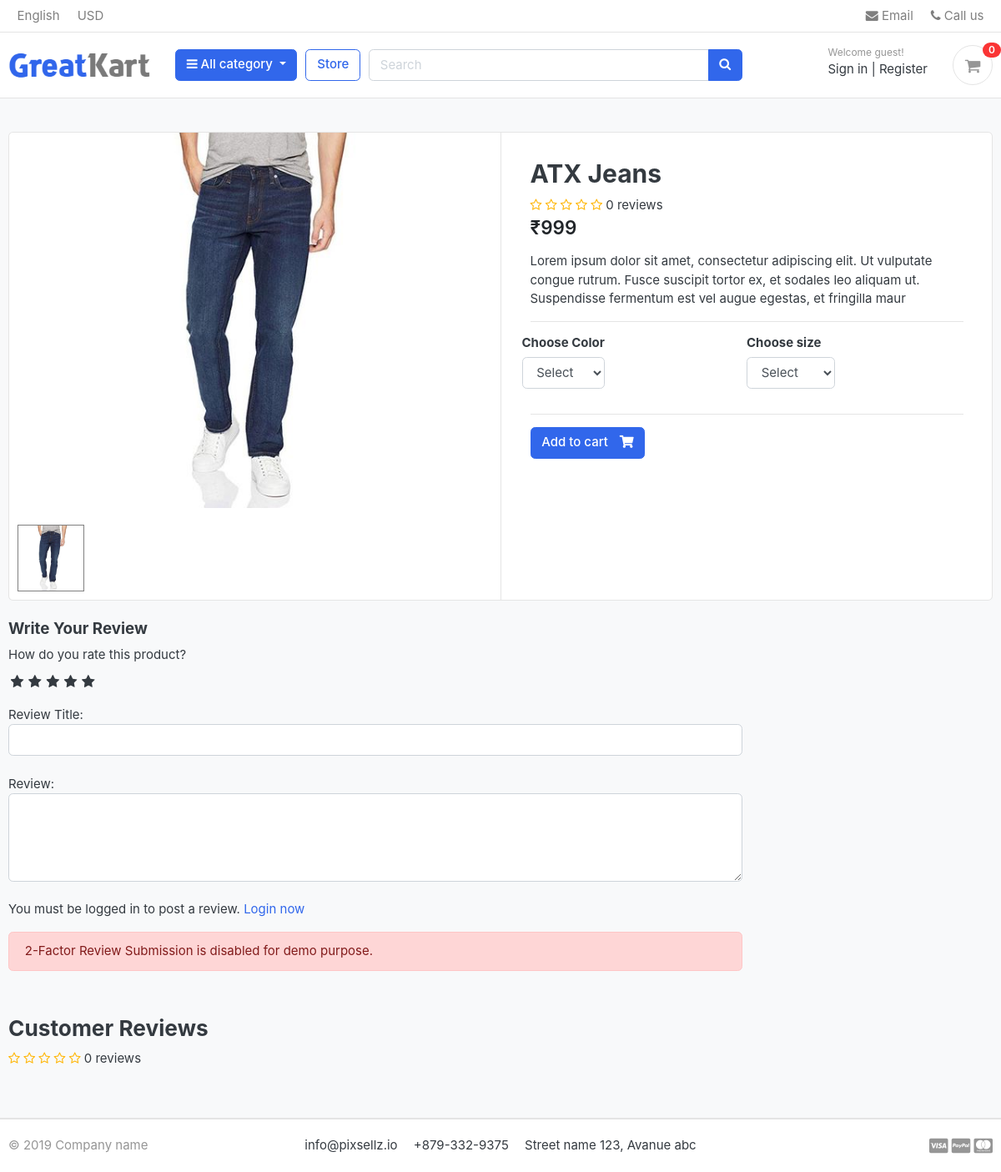
/store/category/jeans/atx-jeans, run on an earlier commit of the app's database.
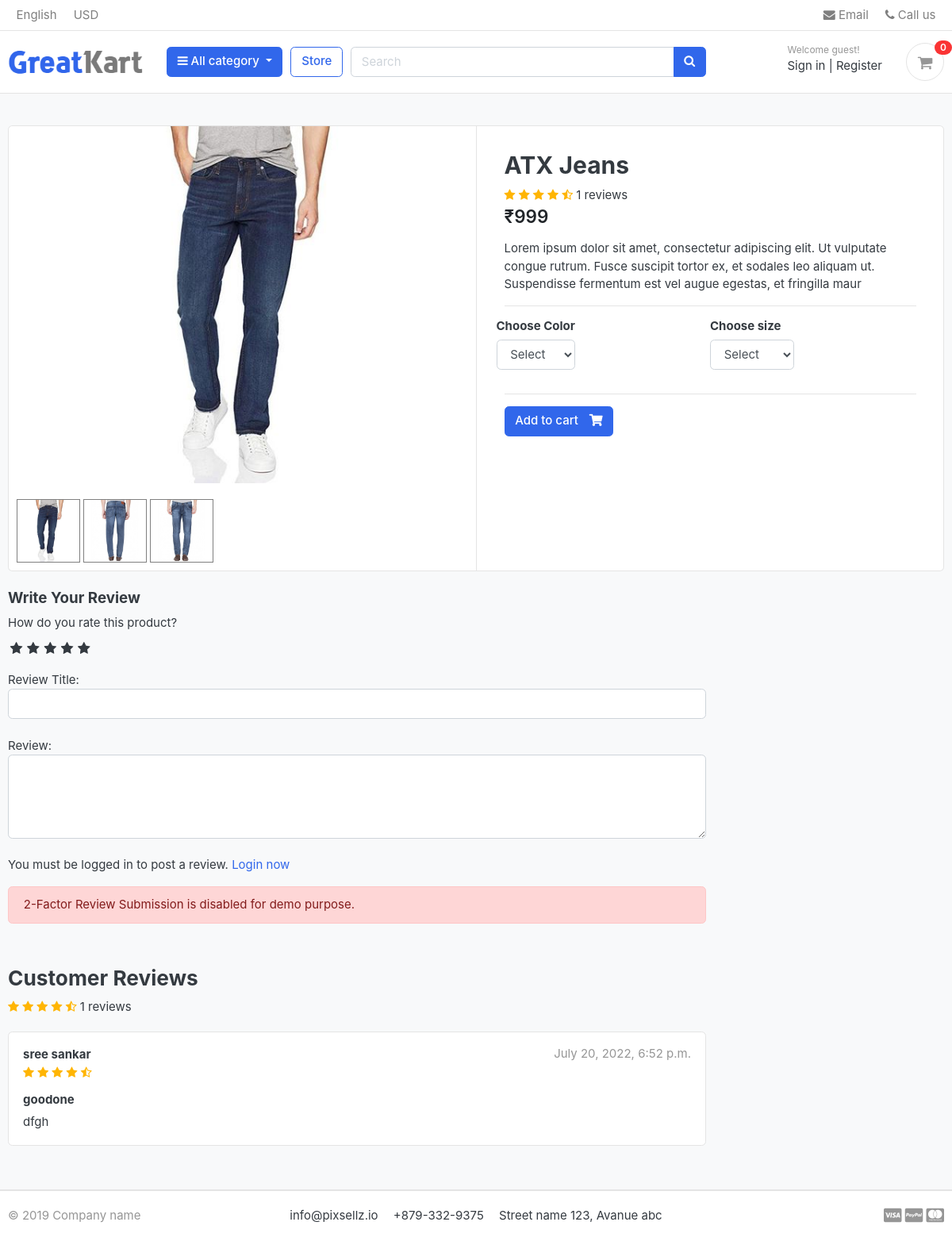
And on a later commit of the database.
### store/models.py (models this page shows, shortened)
class Product(models.Model):
    product_name = models.CharField(max_length=100, unique=True)
    slug = models.SlugField(max_length=200, unique=True)
    description = models.TextField(max_length=200, blank =True)
    price = models.IntegerField()
    images = models.ImageField(upload_to='photos/products')
    stock = models.IntegerField()
    is_available = models.BooleanField(default=True)
    category = models.ForeignKey(Category, on_delete=models.CASCADE)
    created_date = models.DateTimeField(auto_now_add=True)
    modified_date = models.DateTimeField(auto_now_add=True)
    def averageReview(self):
        reviews=ReviewRating.objects.filter(product=self,status=True).aggregate(average=Avg("rating"))
        avg=0
        if reviews['average'] is not None:
            avg=float(reviews['average'])
        return avg
    def countReview(self):
        reviews = ReviewRating.objects.filter(product=self, status=True).aggregate(count=Count('id'))
        count = 0
        if reviews['count'] is not None:
            count = int(reviews['count'])
        return count

class ProductGallery(models.Model):
    product = models.ForeignKey(Product, default=None, on_delete=models.CASCADE)
    image = models.ImageField(upload_to='store/products', max_length=255)
    class Meta:
        verbose_name = 'productgallery'
        verbose_name_plural = 'product gallery'

class ReviewRating(models.Model):
    product = models.ForeignKey(Product, on_delete=models.CASCADE)
    user = models.ForeignKey(Account, on_delete=models.CASCADE)
    subject = models.CharField(max_length=100, blank=True)
    review = models.TextField(max_length=500, blank=True)
    rating = models.FloatField()
    ip = models.CharField(max_length=20, blank=True)
    status = models.BooleanField(default=True)
    created_at = models.DateTimeField(auto_now_add=True)
    updated_at = models.DateTimeField(auto_now=True)

### accounts/models.py (models this page shows, shortened)
class Account(AbstractBaseUser):
    first_name      = models.CharField(max_length=50)
    last_name       = models.CharField(max_length=50)
    username        = models.CharField(max_length=50, unique=True)
    email           = models.EmailField(max_length=100, unique=True)
    phone_number    = models.CharField(max_length=50)
    date_joined     = models.DateTimeField(auto_now_add=True)
    last_login      = models.DateTimeField(auto_now_add=True)
    is_admin        = models.BooleanField(default=False)
    is_staff        = models.BooleanField(default=False)
    is_active        = models.BooleanField(default=True)
    is_superadmin        = models.BooleanField(default=False)
    USERNAME_FIELD = 'email'
    REQUIRED_FIELDS = ['username', 'first_name', 'last_name']
    objects = MyAccountManager()
    def full_name(self):
        return f'{self.first_name} {self.last_name}'

### store/views.py (the view)
# urls.py: path('category/<str:category_slug>/<str:product_slug>', views.ProductDetail.as_view(), name='product_details'),
class ProductDetail(View):
    def get(self, request, *args, **kwargs):
        category_slug = kwargs.get("category_slug")
        product_slug = kwargs.get("product_slug")
        try:
            product = Product.objects.get(slug=product_slug, is_available=True)
            is_cart = CartItem.objects.filter(cart__cart_id=_cart_id(request), product=product).exists()
        except Exception as e:
            raise e
        if request.user.is_authenticated:
            try:
                orderproduct = OrderProduct.objects.filter(user=request.user,product_id=product.id).exists()
            except OrderProduct.DoesNotExist:
                orderproduct=None
        else:
            orderproduct=None
        product_gallery = ProductGallery.objects.filter(product_id=product.id)
        reviews=ReviewRating.objects.filter(product_id=product.id,status=True)
        context = {
            "product": product,
            "is_cart": is_cart,
            "orderproduct":orderproduct,
            "reviews":reviews,
            "product_gallery":product_gallery
         }
        return render(request, "store/product_detail.html", context)

### templates/store/product_detail.html (shortened to what this page needs)
{% extends 'base.html' %}
{% block content %}
{% load static %}
<section class="section-content padding-y bg">
<div class="container">
<div class="card">
	<div class="row no-gutters">
		<aside class="col-md-6">
			<article class="gallery-wrap">
				<div class="img-big-wrap mainImage">
					<center><img src="{{ product.images.url }}"></center>
				</div>
			</article>
			<ul class="thumb">
				<li>
					<a href="{{ product.images.url }}" target="mainImage"><img src="{{ product.images.url }}" alt="Product Image"></a>
					{% for i in product_gallery %}
					<a href="{{i.image.url}}" target="mainImage"><img src="{{i.image.url}}" alt="Product Image"></a>
					{% endfor %}
				</li>
			</ul>
		</aside>
		<main class="col-md-6 border-left">
<form action="{% url 'add_cart' product.id %}" method="POST">
		<article class="content-body">
		<h2 class="title">{{product.product_name}}</h2>
		<div class="rating-star">
			<span>
				<i class="fa fa-star{% if product.averageReview < 0.5 %}-o{% elif product.averageReview >= 0.5 and product.averageReview < 1 %}-half-o {% endif %}" aria-hidden="true"></i>
				<i class="fa fa-star{% if product.averageReview < 1.5 %}-o{% elif product.averageReview >= 1.5 and product.averageReview < 2 %}-half-o {% endif %}" aria-hidden="true"></i>
				<i class="fa fa-star{% if product.averageReview < 2.5 %}-o{% elif product.averageReview >= 2.5 and product.averageReview < 3 %}-half-o {% endif %}" aria-hidden="true"></i>
				<i class="fa fa-star{% if product.averageReview < 3.5 %}-o{% elif product.averageReview >= 3.5 and product.averageReview < 4 %}-half-o {% endif %}" aria-hidden="true"></i>
				<i class="fa fa-star{% if product.averageReview < 4.5 %}-o{% elif product.averageReview >= 4.5 and product.averageReview < 5 %}-half-o {% endif %}" aria-hidden="true"></i>
<span>{{product.countReview}} reviews</span>
				</span>
		</div>
		<div class="mb-3">
			<var class="price h4">₹{{product.price}}</var>
		</div>
		<p>{{product.description}}</p>
		<hr>
			<div class="row">
				<div class="col-6">
					<div class="row">
				<div class="item-option-select">
					<h6>Choose Color {{i.variation_category}}</h6>
					<select name="color"  class="form-control" required>
						<option value="" disabled selected >Select</option>
					</select>
				</div>
			</div>
				</div>
				<div class="col-6">
					<div class="row">
				<div class="item-option-select">
					<h6>Choose size</h6>
					<select name="size"  class="form-control" required>
						<option value="" disabled selected >Select</option>
					</select>
				</div>
			</div>
				</div>
			</div>
			<hr>
			{% if product.stock == 0 %}
					<h3 class="text-danger">Out Of Stock</h3>
			{% else %}
			<button type="submit" href="" class="btn  btn-primary"> <span class="text">Add to cart</span> <i class="fas fa-shopping-cart"></i>  </button>
			{% endif %}
		</article>
</form>
		</main>
	</div>
</div>
<br>
<div class="row">
	<div class="col-md-9">
		<form action="{% url 'submit_review' product.id %}" method="POST">
			<h5>Write Your Review</h5>
			<div>
				<label>How do you rate this product?</label>
				<br>
				<div class="rate">
					<input type="radio" name="rating" id="rating10" value="5" required /><label for="rating10" title="5"></label>
					<input type="radio" name="rating" id="rating8" value="4" required /><label for="rating8" title="4"></label>
					<input type="radio" name="rating" id="rating6" value="3" required /><label for="rating6" title="3"></label>
					<input type="radio" name="rating" id="rating4" value="2" required /><label for="rating4" title="2"></label>
					<input type="radio" name="rating" id="rating2" value="1" required /><label for="rating2" title="1"></label>
				</div>
<br>
				Review Title:
				<input type="text" class="form-control" name="subject">
				<br>
				Review:
				<textarea name="review" rows="4" class="form-control"></textarea>
				<br>
				{% if user.is_authenticated %}
						<input type="submit" value="Submit Review" class="btn btn-primary">
				{% else %}
				<p>You must be logged in to post a review. <span><a href="{% url 'login' %}">Login now</a></span></p>
				{% endif %}
				<div class="alert alert-danger" role="alert" style="margin-top:10px;">
2-Factor Review Submission is disabled for demo purpose.
</div>
			</div>
		</form>
<br>
<header class="section-heading">
<h3>Customer Reviews </h3>
<div class="rating-star">
<span>
	<i class="fa fa-star{% if product.averageReview < 0.5 %}-o{% elif product.averageReview >= 0.5 and product.averageReview < 1 %}-half-o {% endif %}" aria-hidden="true"></i>
	<i class="fa fa-star{% if product.averageReview < 1.5 %}-o{% elif product.averageReview >= 1.5 and product.averageReview < 2 %}-half-o {% endif %}" aria-hidden="true"></i>
	<i class="fa fa-star{% if product.averageReview < 2.5 %}-o{% elif product.averageReview >= 2.5 and product.averageReview < 3 %}-half-o {% endif %}" aria-hidden="true"></i>
	<i class="fa fa-star{% if product.averageReview < 3.5 %}-o{% elif product.averageReview >= 3.5 and product.averageReview < 4 %}-half-o {% endif %}" aria-hidden="true"></i>
	<i class="fa fa-star{% if product.averageReview < 4.5 %}-o{% elif product.averageReview >= 4.5 and product.averageReview < 5 %}-half-o {% endif %}" aria-hidden="true"></i>
<span>{{product.countReview}} reviews</span>
	</span>
</div>
</header>
{% for review in reviews %}
		<article class="box mb-3">
			<div class="icontext w-100">
				<div class="text">
					<span class="date text-muted float-md-right">{{review.updated_at}} </span>
					<h6 class="mb-1">{{review.user.full_name}} </h6>
					<div class="rating-star">
						<span>
							<i class="fa fa-star{% if review.rating == 0.5 %}-half-o{% elif review.rating < 1 %}-o {% endif %}" aria-hidden="true"></i>
							<i class="fa fa-star{% if review.rating == 1.5 %}-half-o{% elif review.rating < 2 %}-o {% endif %}" aria-hidden="true"></i>
							<i class="fa fa-star{% if review.rating == 2.5 %}-half-o{% elif review.rating < 3 %}-o {% endif %}" aria-hidden="true"></i>
							<i class="fa fa-star{% if review.rating == 3.5 %}-half-o{% elif review.rating < 4 %}-o {% endif %}" aria-hidden="true"></i>
							<i class="fa fa-star{% if review.rating == 4.5 %}-half-o{% elif review.rating < 5 %}-o {% endif %}" aria-hidden="true"></i>
						</span>
					</div>
				</div>
			</div>
			<div class="mt-3">
				<h6>{{review.subject}}</h6>
				<p>
					{{review.review}}
				</p>
			</div>
		</article>
{% endfor %}
	</div>
</div>
</div>
</section>
{% endblock %}

### templates/base.html (shortened to what this page needs)
{% load static %}
<!DOCTYPE HTML>
<html lang="en">
<head>
<link href="{% static 'css/bootstrap.css' %}" rel="stylesheet" type="text/css"/>
<link href="{% static 'fonts/fontawesome/css/all.min.css' %}" type="text/css" rel="stylesheet">
<link rel="stylesheet" href="https://cdnjs.cloudflare.com/ajax/libs/font-awesome/4.7.0/css/font-awesome.min.css">
<link rel="stylesheet" type="text/css" href="{% static 'css/custom.css' %}">
<link href="{% static 'css/ui.css' %}" rel="stylesheet" type="text/css"/>
<link href="{% static 'css/responsive.css' %}" rel="stylesheet" media="only screen and (max-width: 1200px)" />
</head>
<body>
{% include 'includes/navbar.html' %}
{% block content %}{% endblock%}
{% include 'includes/footer.html' %}

### templates/includes/navbar.html (shortened to what this page needs)
{% load static %}
<header class="section-header">
<nav class="navbar p-md-0 navbar-expand-sm navbar-light border-bottom">
<div class="container">
  <div class="collapse navbar-collapse" id="navbarTop4">
    <ul class="navbar-nav mr-auto">
    	<li class="nav-item dropdown">
		 	<a href="#" class="nav-link">   English </a>
		</li>
		<li class="nav-item dropdown">
			<a href="#" class="nav-link"> USD </a>
		</li>
    </ul>
    <ul class="navbar-nav">
		<li><a href="#" class="nav-link"> <i class="fa fa-envelope"></i> Email </a></li>
		<li><a href="#" class="nav-link"> <i class="fa fa-phone"></i> Call us </a></li>
	</ul>
  </div>
</div>
</nav>
<section class="header-main border-bottom">
	<div class="container">
<div class="row align-items-center">
	<div class="col-lg-2 col-md-3 col-6">
		<a href="{% url 'home' %}" class="brand-wrap">
			<img class="logo" src="{% static './images/logo.png' %}">
		</a>
	</div>
	<div class="col-lg col-sm col-md col-6 flex-grow-0">
		<div class="category-wrap dropdown d-inline-block float-right">
			<button type="button" class="btn btn-primary dropdown-toggle" data-toggle="dropdown">
				<i class="fa fa-bars"></i> All category
			</button>
		</div>
	</div>
	<a href="{% url 'store' %}" class="btn btn-outline-primary">Store</a>
	<div class="col-lg  col-md-6 col-sm-12 col">
		<form action="{% url 'search' %}" class="search" method="get">
			<div class="input-group w-100">
			    <input type="text" class="form-control" style="width:60%;" placeholder="Search" name="keyword">
			    <div class="input-group-append">
			      <button  class="btn btn-primary" type="submit">
			        <i class="fa fa-search"></i>
			      </button>
			    </div>
		    </div>
		</form>
	</div>
	<div class="col-lg-3 col-sm-6 col-8 order-2 order-lg-3">
				<div class="d-flex justify-content-end mb-3 mb-lg-0">
					{% if user.id is None%}
					<div class="widget-header">
						<small class="title text-muted">Welcome guest!</small>
						<div>
							<a href="{%url 'login'%}">Sign in</a> <span class="dark-transp"> | </span>
							<a href="{%url 'register'%}"> Register</a>
						</div>
					</div>
					{%endif %}
					<a href="{% url 'cart' %}" class="widget-header pl-3 ml-3">
						<div class="icon icon-sm rounded-circle border"><i class="fa fa-shopping-cart"></i></div>
						<span class="badge badge-pill badge-danger notify">{{cart_count}}</span>
					</a>
				</div>
			</div>
</div>
	</div>
</section>
</header>

### templates/includes/footer.html (shortened to what this page needs)
<footer class="section-footer border-top">
	<div class="container">
		<section class="footer-bottom border-top row">
			<div class="col-md-2">
				<p class="text-muted"> &copy 2019 Company name </p>
			</div>
			<div class="col-md-8 text-md-center">
				<span  class="px-2">info@pixsellz.io</span>
				<span  class="px-2">+879-332-9375</span>
				<span  class="px-2">Street name 123, Avanue abc</span>
			</div>
			<div class="col-md-2 text-md-right text-muted">
				<i class="fab fa-lg fa-cc-visa"></i>
				<i class="fab fa-lg fa-cc-paypal"></i>
				<i class="fab fa-lg fa-cc-mastercard"></i>
			</div>
		</section>
	</div>
</footer>
</body>
</html>

What changed in the data, as far as the page shows it:
changed Product "ATX Jeans": countReview "0" → "1"
added ProductGallery: image (picture)
added ProductGallery: image (picture)
added ReviewRating: updated_at "July 20, 2022, 6:52 p.m.", user.full_name "sree sankar", rating 4.5 (drawn), subject "goodone", review "dfgh"
